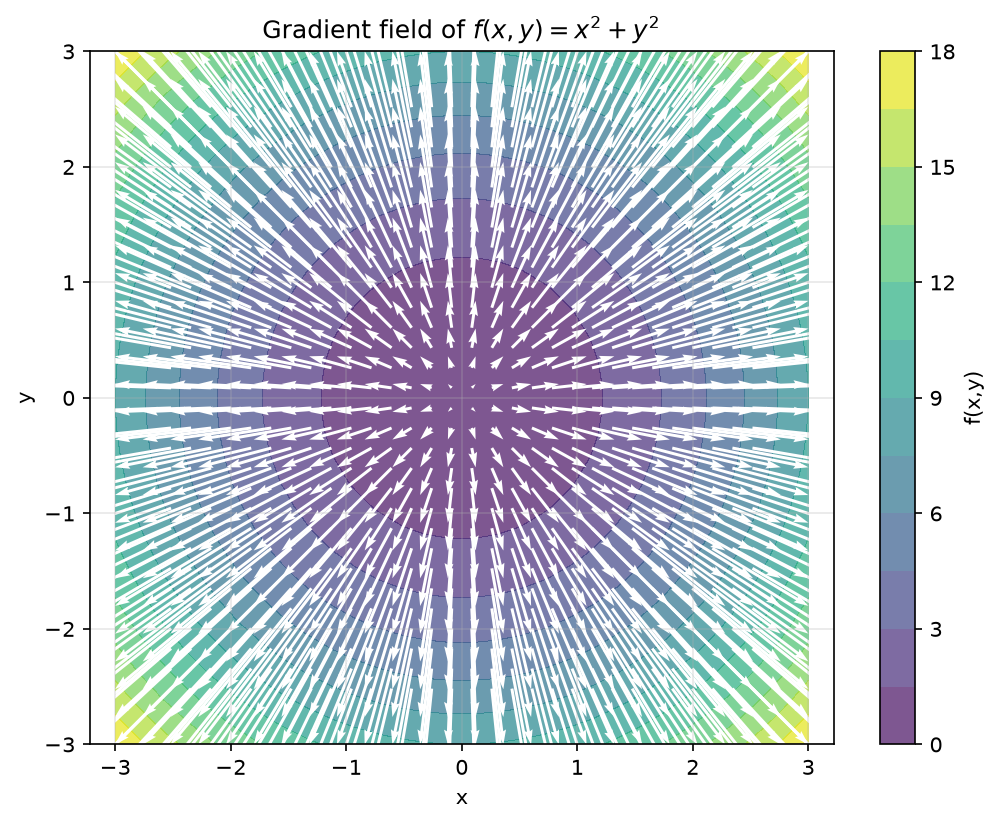

The Python source for this figure:
import numpy as np
import matplotlib.pyplot as plt

# 1. 生成网格
x = np.linspace(-3, 3, 30)   # 注意：箭头图不需要太密，30 个点即可
y = np.linspace(-3, 3, 30)
X, Y = np.meshgrid(x, y)

# 2. 定义标量场
Z = X**2 + Y**2

# 3. 解析梯度
U = 2 * X   # ∂f/∂x = 2x
V = 2 * Y   # ∂f/∂y = 2y

print("在 (1,1) 处，梯度 =", (2*1, 2*1))  # 应该输出 (2, 2)
# 4. 创建画布
plt.figure(figsize=(8, 6))

# 5. 画填充等高线（背景）
contour_filled = plt.contourf(X, Y, Z, levels=15, cmap='viridis', alpha=0.7)
plt.colorbar(contour_filled, label='f(x,y)')

# 6. 画梯度箭头
# quiver(X, Y, U, V) 在 (X,Y) 处画箭头，方向 (U,V)
plt.quiver(X, Y, U, V, color='white', pivot='mid', scale=40, width=0.004)

# 7. 标注
plt.xlabel('x')
plt.ylabel('y')
plt.title(r'Gradient field of $f(x,y) = x^2 + y^2$')
plt.axis('equal')
plt.grid(True, alpha=0.3)

# 8. 保存
plt.savefig('day03_gradient_quiver.png', dpi=150, bbox_inches='tight')
#plt.savefig(r'D:\py_proj\fieldlab\day03_gradient_quiver.png', dpi=150, bbox_inches='tight')
plt.show()

print("图片已保存为 day03_gradient_quiver.png")
